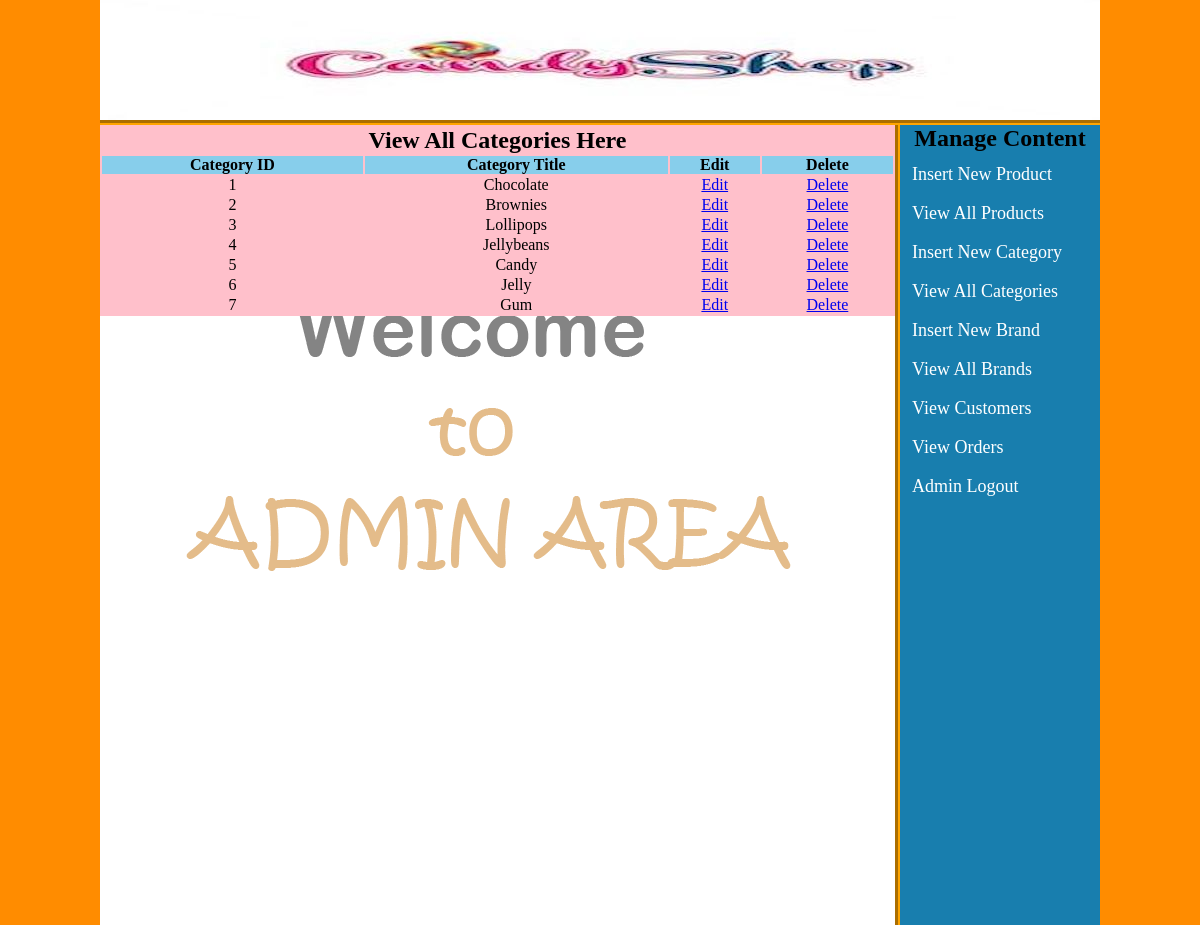
The page /admin_area/index.php?view_cats (signed in) on the database its author committed.
### tables this page shows
CREATE TABLE `categories` (
  `cat_id` int(100) NOT NULL,
  `cat_title` text NOT NULL
);

### admin_area/view_cats.php (the view)
<table width="795" align="center" bgcolor="pink">
	<tr align="center">
		<td colspan="6"><h2>View All Categories Here</h2></td>
	</tr>
	<tr align="center" bgcolor="skyblue">
		<th>Category ID</th>
		<th>Category Title</th>
		<th>Edit</th>
		<th>Delete</th>
	</tr>
	<?php
	include("includes/db.php");
	$get_cat = "select * from categories";
	$run_cat = mysqli_query($con, $get_cat);
	$i = 0;
	while ($row_cat=mysqli_fetch_array($run_cat)){
		$cat_id = $row_cat['cat_id'];
		$cat_title = $row_cat['cat_title'];
		$i++;
	?>
	<tr align="center">
		<td><?php echo $i;?></td>
		<td><?php echo $cat_title;?></td>
		<td><a href="index.php?edit_cat=<?php echo $cat_id; ?>">Edit</a></td>
		<td><a href="delete_cat.php?delete_cat=<?php echo $cat_id;?>">Delete</a></td>
	</tr>
	<?php } ?>
</table>

### admin_area/styles/style.css (style rules this page uses)
html, body, div, span, applet, object, iframe, h1, h2, h3, h4, h5, h6, p, blockquote, pre, a, abbr, acronym, address, big, cite, code, del, dfn, em, img, ins, kbd, q, s, samp, small, strike, strong, sub, sup, tt, var, b, u, i, center, dl, dt, dd, ol, ul, li, fieldset, form, label, legend, table, caption, tbody, tfoot, thead, tr, th, td, article, aside, canvas, details, embed, figure, figcaption, footer, header, hgroup, menu, nav, output, ruby, section, summary, time, mark, audio, video { margin: 0; padding: 0; border: 0; vertical-align: baseline; }
body { background:darkorange; }

### rows shown on the page
categories: cat_title "Chocolate"
categories: cat_title "Brownies"
categories: cat_title "Lollipops"
categories: cat_title "Jellybeans"
categories: cat_title "Candy"
categories: cat_title "Jelly"
categories: cat_title "Gum"
